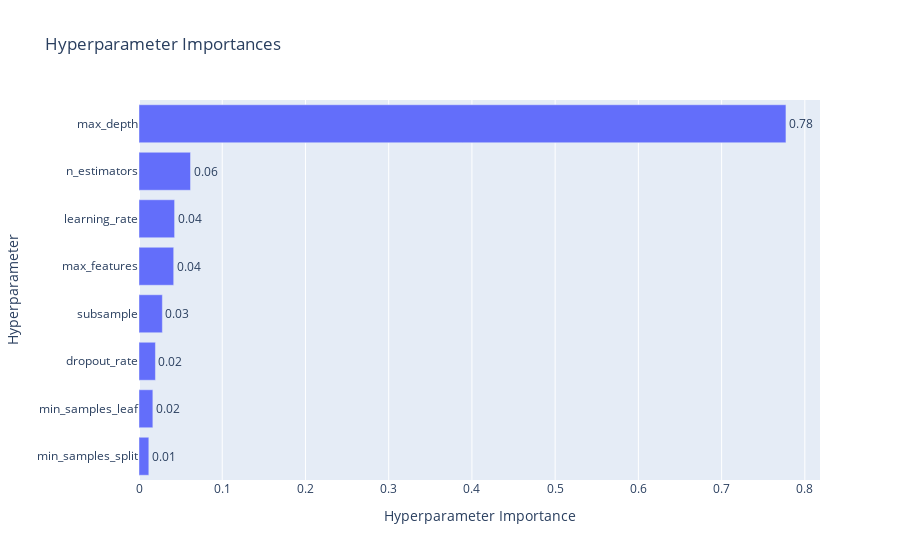

The code cell stored with this chart in its notebook:
### Code cell
plot_param_importances(study)

### Figure 1 — Plotly figure (JSON) as saved in the notebook; plotly's stock layout.template omitted (floating-point values rounded to 4 significant figures)
{"data": [{"cliponaxis": false, "hovertemplate": ["min_samples_split (IntDistribution): 0.011812457144468843<extra></extra>", "min_samples_leaf (IntDistribution): 0.016649499695968274<extra></extra>", "dropout_rate (FloatDistribution): 0.0197664017012782<extra></extra>", "subsample (FloatDistribution): 0.02808052435043282<extra></extra>", "max_features (CategoricalDistribution): 0.04168964158017458<extra></extra>", "learning_rate (FloatDistribution): 0.042781801635579896<extra></extra>", "n_estimators (IntDistribution): 0.06191499884074485<extra></extra>", "max_depth (IntDistribution): 0.7773046750513526<extra></extra>"], "name": "Objective Value", "orientation": "h", "text": ["0.01", "0.02", "0.02", "0.03", "0.04", "0.04", "0.06", "0.78"], "textposition": "outside", "x": [0.01181, 0.01665, 0.01977, 0.02808, 0.04169, 0.04278, 0.06191, 0.7773], "y": ["min_samples_split", "min_samples_leaf", "dropout_rate", "subsample", "max_features", "learning_rate", "n_estimators", "max_depth"], "type": "bar"}], "layout": {"title": {"text": "Hyperparameter Importances"}, "xaxis": {"title": {"text": "Hyperparameter Importance"}}, "yaxis": {"title": {"text": "Hyperparameter"}}}}
